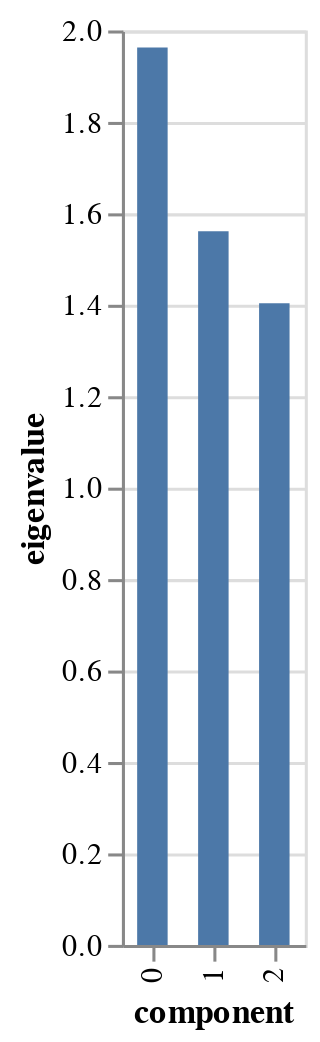

The cell this chart's notebook holds for it:
### Markdown cell above
Eigenvalues can also be visualized with a [scree plot](https://www.wikiwand.com/en/Scree_plot).

### Code cell
pca.scree_plot()

### Figure 1 — Vega-Lite specification as saved in the notebook (floating-point values rounded to 4 significant figures)
{"config": {"view": {"continuousWidth": 300, "continuousHeight": 300}}, "data": {"name": "data-fb982e5c88c6242d699547a8100b6579"}, "mark": {"type": "bar", "size": 10}, "encoding": {"tooltip": [{"field": "component", "type": "nominal"}, {"field": "eigenvalue", "type": "quantitative"}, {"field": "% of variance", "type": "quantitative"}, {"field": "% of variance (cumulative)", "type": "quantitative"}], "x": {"field": "component", "type": "nominal"}, "y": {"field": "eigenvalue", "type": "quantitative"}}, "$schema": "https://vega.github.io/schema/vega-lite/v5.20.1.json", "datasets": {"data-fb982e5c88c6242d699547a8100b6579": [{"component": "0", "eigenvalue": 1.963, "% of variance": 24.54, "% of variance (cumulative)": 24.54}, {"component": "1", "eigenvalue": 1.561, "% of variance": 19.51, "% of variance (cumulative)": 44.05}, {"component": "2", "eigenvalue": 1.403, "% of variance": 17.54, "% of variance (cumulative)": 61.59}]}}
